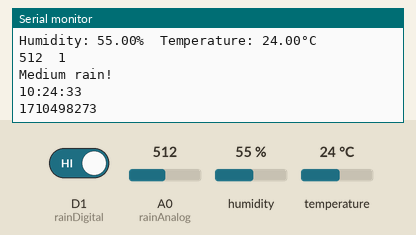
The sketch below on a simulated ESP8266 (NodeMCU). Shown: the last lines printed to the serial monitor. The inputs (shaded band) are chosen by the test bench; at power-on: A0 (rainAnalog) = 512, humidity 55 %, D1 (rainDigital) HIGH, temperature 24 °C. WiFi joins after 1.5 s; servers stay silent unless stated; network time is answered at once with the bench clock; the local clock reads 2024-03-15 10:24:30 at power-on unless the sketch sets it.

Above: at 3.8 s.
3.9 s: A0 (rainAnalog) set to 390
At 10.6 s:
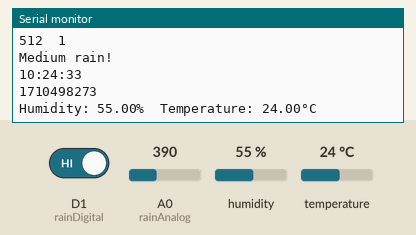
12.2 s: A0 (rainAnalog) set to 860
At 18.8 s:
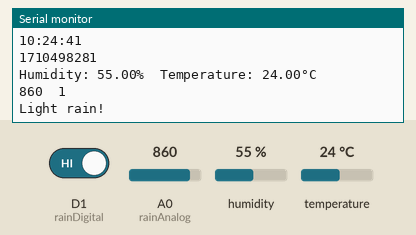
19.9 s: A0 (rainAnalog) set to 1023
At 26.4 s:
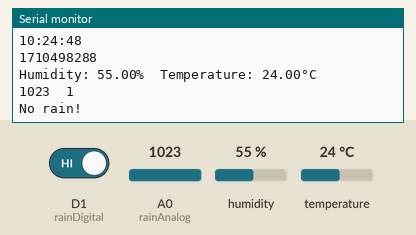
27.5 s: humidity set to 22 %
At 34.9 s:
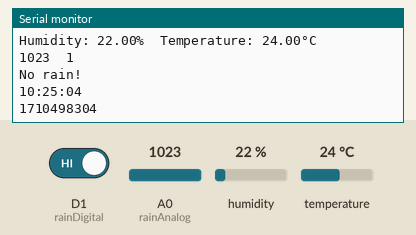
35.1 s: D1 (rainDigital) driven LOW
42.7 s: temperature set to 12 °C
At 50.7 s:
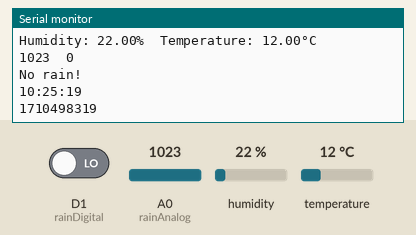
Timing chart, 0 to 51.3 s (numbered marks = the images above; inputs shaded):
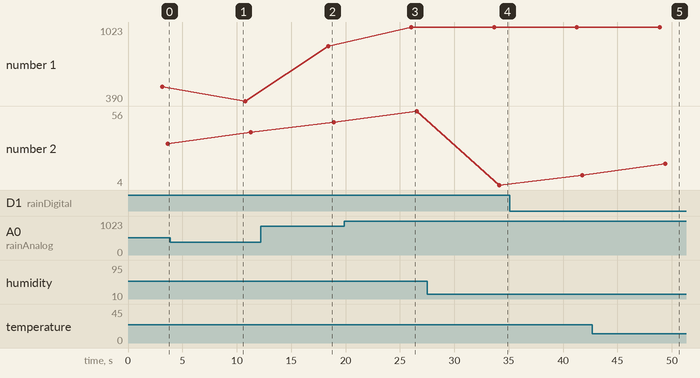

The sketch:

Script_WeatherStation.ino
```cpp
//Libraries
#include <DHT.h>
#include <ESP8266WiFi.h>
#include <FirebaseArduino.h>
#include <NTPClient.h>
#include <WiFiUdp.h>

//Time setup
WiFiUDP ntpUDP;
NTPClient timeClient(ntpUDP);

//Firebase credentials
#define FIREBASE_HOST "fhrsticproject-default-rtdb.europe-west1.firebasedatabase.app"
#define FIREBASE_AUTH "2wO3ESUMn2Uqm8JC844DzjmA2rgBVwBcrOWeUBKB"

//WiFi name and password
#define WIFI_SSID "Magic2B3D"
#define WIFI_PASSWORD "HWTC5E2B3D95"
//#define WIFI_SSID "Redmi Note 8 Pro"
//#define WIFI_PASSWORD "12345678"

//Sensor definitions
#define DHTPIN D2
#define DHTTYPE DHT11
#define rainAnalog A0
#define rainDigital D1
DHT dht(DHTPIN, DHTTYPE);

//Basic project information
const String PROJECT_NAME = "Weather station";
const String BOARD_NAME = "ESP8266 ESP-12E";
const String CONNECTED_SENSORS = "DHT11 + RainSensor";
const String BOARD_LOCATION = "Outdoors";
const String PROJECT_INDEX = "1";
const String path = "/Stations/BrowseStations/" + PROJECT_INDEX;

void setup() {
  timeClient.begin();
  Serial.begin(9600);
  delay(500);

  //Sensor initialization
  dht.begin();
  pinMode(rainDigital,INPUT);

  //WiFi connection
  WiFi.begin(WIFI_SSID, WIFI_PASSWORD);
  Serial.print("Connecting to ");
  Serial.print(WIFI_SSID);
  while (WiFi.status() != WL_CONNECTED) {
    Serial.print(".");
    delay(500);
  }
  Serial.println();
  Serial.print("Connected to ");
  Serial.println(WIFI_SSID);
  Serial.print("IP Address is: ");
  Serial.println(WiFi.localIP());
  WiFi.setAutoReconnect(true);
  WiFi.persistent(true);

  //Firebase start
  Firebase.begin(FIREBASE_HOST, FIREBASE_AUTH);

  //Send data to Firebase
  Firebase.setString(path + "/BasicInfo/Name", PROJECT_NAME);
  Firebase.setString(path + "/BasicInfo/Location", BOARD_LOCATION);
  Firebase.setString(path + "/BasicInfo/Module", BOARD_NAME);
  Firebase.setString(path + "/BasicInfo/Sensors", CONNECTED_SENSORS);
}

//Firebase connection
void firebasereconnect(){
  delay(300);
  Serial.println("Trying to reconnect");
  Firebase.begin(FIREBASE_HOST, FIREBASE_AUTH);
  delay(1000);
}

void loop() {
  //Firebase reconnect
  if (Firebase.failed()){
    Serial.print("setting number failed:");
    Serial.println(Firebase.error());
    firebasereconnect();
    return;
  }

  //Temperature and humidity reading
  float h = dht.readHumidity();
  float t = dht.readTemperature();
  if (isnan(h) || isnan(t)) {
    Serial.println(F("Failed to read from DHT sensor!"));
    return;
  }
  Serial.print("Humidity: ");  Serial.print(h);
  String fireHumid = String(h);
  Serial.print("%  Temperature: ");  Serial.print(t);  Serial.println("°C ");
  String fireTemp = String(t);
  delay(500);

  //Rain reading
  int rainAnalogVal = analogRead(rainAnalog);
  int rainDigitalVal = digitalRead(rainDigital);
  String fireRainAnalog;
  Serial.print(rainAnalogVal);
  Serial.print("\t");
  Serial.println(rainDigitalVal);
  if (rainAnalogVal > 1015) {
    fireRainAnalog = "No rain!";
    Serial.println(fireRainAnalog);
  }
  else if (rainAnalogVal > 850 && rainAnalogVal <= 1015) {
    fireRainAnalog = "Light rain!";
    Serial.println(fireRainAnalog);
  }
  else if (rainAnalogVal > 400 && rainAnalogVal <= 850){
    fireRainAnalog = "Medium rain!";
    Serial.println(fireRainAnalog);
  }
  else {
    fireRainAnalog = "Heavy rain!";
    Serial.println(fireRainAnalog);
  }
  delay(500);

  //Get epoch unix timestamp
  timeClient.update();
  Serial.println(timeClient.getFormattedTime());
  Serial.println(timeClient.getEpochTime());
  String fireTime = String(timeClient.getEpochTime());
  delay(1000);

  //Send data to Firebase
  Firebase.setString(path + "/NonNumerical/Rain", fireRainAnalog);
  Firebase.setString(path + "/Numerical/Humidity", fireHumid);
  Firebase.setString(path + "/Numerical/Temperature", fireTemp);
  Firebase.setString(path + "/Time/Timestamp", fireTime);
  delay(5000);
}
```

Measured:
- after the input at 12.2 s, the serial monitor: prints a new line after 6.2 s (image 2)
- after the input at 19.9 s, the serial monitor: prints a new line after 6.1 s (image 3)
- after the input at 27.5 s, the serial monitor: prints a new line after 5.7 s (image 4)
- after the input at 42.7 s, the serial monitor: prints a new line after 5.7 s (image 5)
- plotted number 1: 512 → 390 after the input at 3.9 s, 390 → 860 after the input at 12.2 s, 860 → 1023 after the input at 19.9 s
